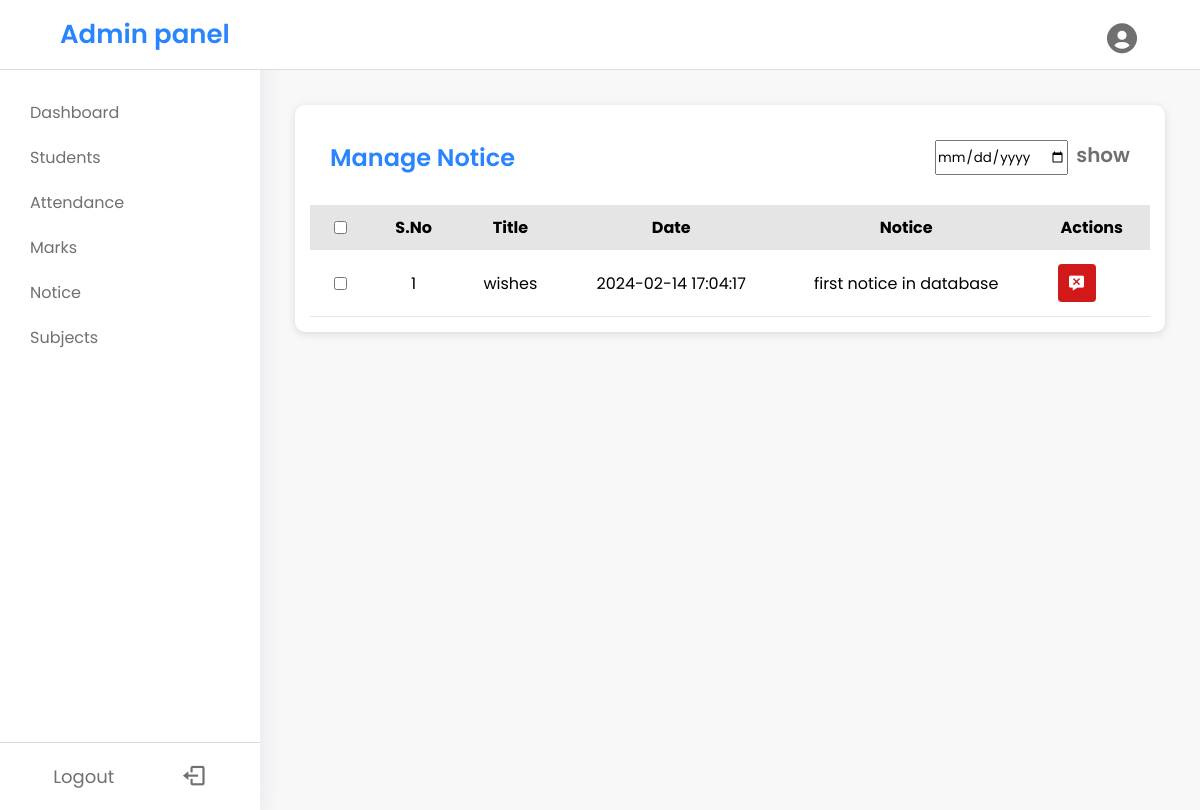
/manage-notice.php (signed in), run on an earlier commit of the app's database.
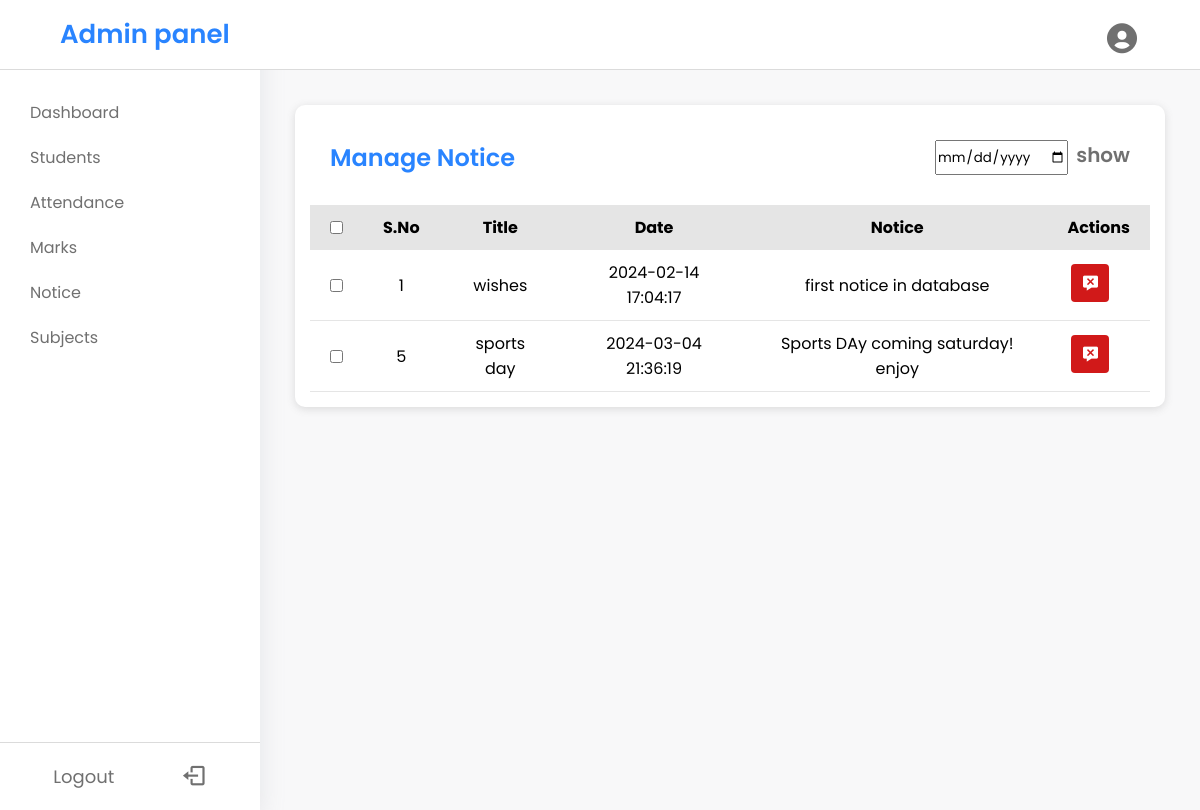
And on a later commit of the database.
### tables this page shows
CREATE TABLE `notice_details` (
  `notice_id` int(11) NOT NULL,
  `notice_date` datetime NOT NULL DEFAULT current_timestamp(),
  `notice_title` varchar(255) NOT NULL,
  `notice_descripttion` varchar(255) NOT NULL
);

### manage-notice.php (the view, shortened to what this page needs)
<?php
include("./Assets/links.php"); ?>
<!DOCTYPE html>
<html lang="en">
<head>
</head>
<body>
    <nav>
        <?php include("./Assets/nav.php") ?>
    </nav>
    <div class="body-content">
        <div class="sidemenubar">
            <?php include("./Assets/sidemenu.php") ?>
        </div>
        <div class="main-content">
            <div class="manage-notice">
                <div class="notice-table-head">
                    <div class="notice-title">
                        <p>Manage Notice</p>
                    </div>
                    <div class="notice-search">
                        <input type="date" />
                        <p>show</p>
                    </div>
                </div>
                <form action="./manage-notice.php" method="post" onSubmit="return confirm('Are you sure to delete?')">
                    <table class="mnotice" style="overflow-x: scroll">
                        <thead>
                            <tr>
                                <th><input type="checkbox" name="" id="" /></th>
                                <th>S.No</th>
                                <th>Title</th>
                                <th>Date</th>
                                <th>Notice</th>
                                <th>Actions</th>
                            </tr>
                        </thead>
                        <tbody>
                            <?php
                            include('./config/connect.php');
                            $sql = "SELECT `notice_id`, `notice_date`, `notice_title`, `notice_descripttion` FROM `notice_details` ";
                            $result = $conn->query($sql);
                            $numrows = mysqli_num_rows($result);
                            if ($numrows > 0) {
                                while ($row = mysqli_fetch_assoc($result)) {
                                    echo "<tr>";
                                    echo "<td><input type='checkbox' name='' id=''></td>";
                                    echo "<td>" . $row['notice_id'] . "</td>";
                                    echo "<td>" . $row['notice_title'] . "</td>";
                                    echo "<td>" . $row['notice_date'] . "</td>";
                                    echo "<td>" . $row['notice_descripttion'] . "</td>";
                                    echo "<td class='action_btn'><button  type='submit' name='delrecord' value='" . $row['notice_id'] . "' class='del' ><i class='bx bxs-message-x'></i></button></td>";
                                    echo "</tr>";
                                }
                            }
                            ?>
                        </tbody>
                    </table>
                </form>
            </div>
        </div>
    </div>
</body>
</html>

What changed in the data, as far as the page shows it:
added notice_details: notice_id "5", notice_title "sports day", notice_date "2024-03-04 21:36:19", notice_descripttion "Sports DAy coming saturday! enjoy"
